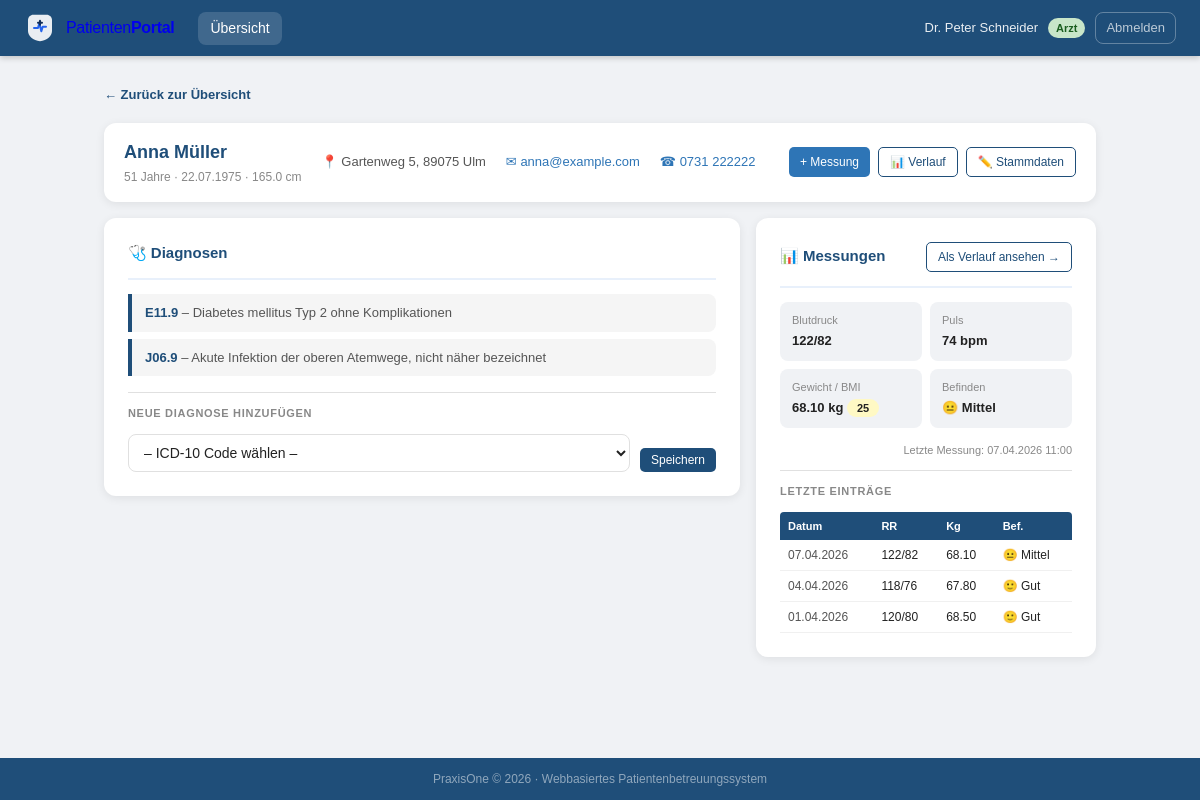
The page /patient_detail.php?id=2 (signed in) on the database its author committed.
### tables this page shows
CREATE TABLE `patienten` (
  `PID`          INT(11)      NOT NULL AUTO_INCREMENT,
  `Name`         VARCHAR(100) DEFAULT NULL,
  `Vorname`      VARCHAR(100) DEFAULT NULL,
  `Geburtsdatum` DATE         DEFAULT NULL,
  `Strasse`      VARCHAR(100) DEFAULT NULL,
  `Hausnummer`   VARCHAR(10)  DEFAULT NULL,
  `PLZ`          VARCHAR(10)  DEFAULT NULL,
  `Ort`          VARCHAR(100) DEFAULT NULL,
  `Groesse`      DECIMAL(4,1) DEFAULT NULL,
  PRIMARY KEY (`PID`)
);

CREATE TABLE `benutzer` (
  `ID`       INT(11)      NOT NULL AUTO_INCREMENT,
  `username` VARCHAR(50)  DEFAULT NULL,
  `PW_Hash`  VARCHAR(255) DEFAULT NULL,
  `Rolle`    ENUM('Pat','Ass','Arzt') DEFAULT NULL,
  `Email`    VARCHAR(100) DEFAULT NULL,
  `Telefon`  VARCHAR(20)  DEFAULT NULL,
  PRIMARY KEY (`ID`)
);

CREATE TABLE `diag_pro_pat` (
  `DPID`    INT(11)     NOT NULL AUTO_INCREMENT,
  `Pat_ID`  INT(11)     DEFAULT NULL,
  `Arzt_ID` INT(11)     DEFAULT NULL,
  `ICD`     VARCHAR(10) DEFAULT NULL,
  PRIMARY KEY (`DPID`),
  KEY `Pat_ID` (`Pat_ID`), KEY `Arzt_ID` (`Arzt_ID`), KEY `ICD` (`ICD`),
  CONSTRAINT `diag_pro_pat_ibfk_1` FOREIGN KEY (`Pat_ID`)  REFERENCES `patienten` (`PID`),
  CONSTRAINT `diag_pro_pat_ibfk_2` FOREIGN KEY (`Arzt_ID`) REFERENCES `arzt` (`AID`) ON DELETE CASCADE ON UPDATE CASCADE,
  CONSTRAINT `diag_pro_pat_ibfk_3` FOREIGN KEY (`ICD`)     REFERENCES `icd_codes` (`Code`)
);

CREATE TABLE `icd_codes` (
  `Code` VARCHAR(10) NOT NULL,
  `Text` TEXT        DEFAULT NULL,
  PRIMARY KEY (`Code`)
);

CREATE TABLE `messungen` (
  `MID`      INT(11)      NOT NULL AUTO_INCREMENT,
  `PID`      INT(11)      DEFAULT NULL,
  `Datum`    DATETIME     DEFAULT CURRENT_TIMESTAMP,
  `Gewicht`  DECIMAL(5,2) DEFAULT NULL,
  `RR`       VARCHAR(10)  DEFAULT NULL,
  `P`        INT(11)      DEFAULT NULL,
  `Befinden` INT(11)      DEFAULT NULL,
  PRIMARY KEY (`MID`),
  KEY `PID` (`PID`),
  CONSTRAINT `messungen_ibfk_1` FOREIGN KEY (`PID`) REFERENCES `patienten` (`PID`)
    ON DELETE CASCADE ON UPDATE CASCADE
);

### Includes/functions.php (called while the page is built, shortened)
<?php
function bmi_berechnen(?float $gewicht, ?float $groesse_cm): ?float {
    $g = $groesse_cm / 100;
    return round($gewicht / ($g * $g), 1);
}
function bmi_klasse(?float $bmi): string {
    if ($bmi <= 29.9) return 'uebergewicht';
    return 'adipositas';
}
function bmi_farbe(?float $bmi): string {
    return match(bmi_klasse($bmi)) {
        'untergewicht' => '#b3d4f5',
        'normal'       => '#c8e6c9',
        'uebergewicht' => '#fff9c4',
        'adipositas'   => '#ffcdd2',
        default        => '#e0e0e0'
    };
}
function rr_status(?string $rr): string {
    [$sys, $dia] = explode('/', $rr);
    return 'normal';
}
function befinden_text(int $wert): string {
    return match($wert) {
        1 => '😞 Sehr schlecht', 2 => '😕 Schlecht', 3 => '😐 Mittel',
        4 => '🙂 Gut',           5 => '😄 Sehr gut', default => '–'
    };
}
function datum_formatieren(?string $datum, bool $uhrzeit = false): string {
    return date($uhrzeit ? 'd.m.Y H:i' : 'd.m.Y', strtotime($datum));
}
function alter_berechnen(?string $geburtsdatum): ?int {
    return (new DateTime())->diff(new DateTime($geburtsdatum))->y;
}
function adresse_formatieren(array $patient): string {
    $teile = [];
    if (!empty($patient['Strasse']))    $teile[] = $patient['Strasse'] . ' ' . ($patient['Hausnummer'] ?? '');
    if (!empty($patient['PLZ']))        $teile[] = $patient['PLZ'] . ' ' . ($patient['Ort'] ?? '');
    return implode(', ', array_filter($teile)) ?: '–';
}

### patient_detail.php (the view, shortened to what this page needs)
<?php
require_once "Includes/functions.php";
require_once "Config/db.php";
$pid = (int)$_GET['id'];
$stmt = $pdo->prepare("SELECT * FROM patienten WHERE PID=:pid");
$stmt->execute([':pid'=>$pid]); $patient = $stmt->fetch();
$stmt_b = $pdo->prepare("SELECT Email, Telefon FROM benutzer WHERE ID=:id");
$stmt_b->execute([':id'=>$pid]); $benutz = $stmt_b->fetch();
$messungen = $pdo->prepare("SELECT * FROM messungen WHERE PID=:pid ORDER BY Datum DESC");
$messungen->execute([':pid'=>$pid]); $messungen = $messungen->fetchAll();
$diagnosen = $pdo->prepare("SELECT d.*, i.Text AS bezeichnung FROM diag_pro_pat d
    JOIN icd_codes i ON i.Code = d.ICD WHERE d.Pat_ID=:pid ORDER BY d.DPID DESC");
$diagnosen->execute([':pid'=>$pid]); $diagnosen = $diagnosen->fetchAll();
$groesse   = $patient['Groesse'] ?: null;
$alter     = alter_berechnen($patient['Geburtsdatum'] ?? null);
$letzte = $messungen[0] ?? null;
$letzter_bmi = $letzte ? bmi_berechnen($letzte['Gewicht'], $groesse) : null;
require_once "Includes/header.php";
?>
<a class="link-zurueck" href="dashboard_arzt.php">← Zurück zur Übersicht</a>
<div class="card" style="margin-bottom:16px; padding:16px 20px;">
    <div style="display:flex; align-items:center; justify-content:space-between; flex-wrap:wrap; gap:12px;">
        <div style="display:flex; align-items:center; gap:20px; flex-wrap:wrap;">
            <div>
                <div style="font-size:18px; font-weight:700; color:var(--blau-dunkel)">
                    <?= htmlspecialchars($patient['Vorname'] . ' ' . $patient['Name']) ?>
                </div>
                <div style="font-size:12px; color:var(--text-hell); margin-top:2px;">
                    <?= $alter ? $alter . ' Jahre' : '' ?>
                    <?= ($alter && $patient['Geburtsdatum']) ? ' · ' : '' ?>
                    <?= $patient['Geburtsdatum'] ? datum_formatieren($patient['Geburtsdatum']) : '' ?>
                    <?= $groesse ? ' · ' . $groesse . ' cm' : '' ?>
                </div>
            </div>
            <div style="display:flex; gap:20px; flex-wrap:wrap; font-size:13px; color:var(--text-mittel);">
                <?php if ($patient['Strasse'] ?? ''): ?>
                <span>📍 <?= htmlspecialchars(adresse_formatieren($patient)) ?></span>
                <?php endif; ?>
                <?php if (!empty($benutz['Email'])): ?>
                <a href="mailto:<?= htmlspecialchars($benutz['Email']) ?>" style="color:var(--blau-mittel);text-decoration:none;">
                    ✉ <?= htmlspecialchars($benutz['Email']) ?>
                </a>
                <?php endif; ?>
                <?php if (!empty($benutz['Telefon'])): ?>
                <a href="tel:<?= htmlspecialchars($benutz['Telefon']) ?>" style="color:var(--blau-mittel);text-decoration:none;">
                    ☎ <?= htmlspecialchars($benutz['Telefon']) ?>
                </a>
                <?php endif; ?>
            </div>
        </div>
        <div style="display:flex; gap:8px; flex-wrap:wrap; flex-shrink:0;">
            <a class="btn btn-sm btn-secondary" href="messung.php?pid=<?= $pid ?>">+ Messung</a>
            <a class="btn btn-sm btn-outline"   href="verlauf.php?id=<?= $pid ?>">📊 Verlauf</a>
            <a class="btn btn-sm btn-outline"   href="stammdaten_fachkraft.php?pid=<?= $pid ?>">✏️ Stammdaten</a>
        </div>
    </div>
</div>
<div style="display:grid; grid-template-columns:1fr 340px; gap:16px; align-items:start;">
    <div class="card" style="margin-bottom:0;">
        <div class="card-header" style="margin-bottom:14px;">
            <h2 style="font-size:15px;">🩺 Diagnosen</h2>
        </div>
        <?php if (empty($diagnosen)): ?>
            <p style="color:var(--text-hell); font-size:13px; margin-bottom:16px;">Noch keine Diagnosen eingetragen.</p>
        <?php else: ?>
            <div style="margin-bottom:16px;">
                <?php foreach ($diagnosen as $d): ?>
                <div class="diagnose-box" style="padding:9px 13px; margin-bottom:7px; font-size:13px;">
                    <strong style="color:var(--blau-dunkel);"><?= htmlspecialchars($d['ICD']) ?></strong>
                    <span style="color:var(--text-mittel)"> – <?= htmlspecialchars($d['bezeichnung']) ?></span>
                </div>
                <?php endforeach; ?>
            </div>
        <?php endif; ?>
        <hr class="trenner" style="margin:12px 0;">
        <div class="section-title">Neue Diagnose hinzufügen</div>
        <form method="POST" action="" style="display:flex; gap:10px; align-items:flex-end; flex-wrap:wrap;">
            <div class="form-group" style="flex:1; min-width:220px; margin-bottom:0;">
                <select id="icd_code" name="icd_code" required>
                    <option value="">– ICD-10 Code wählen –</option>
                </select>
            </div>
            <button type="submit" class="btn btn-sm" style="margin-bottom:0;">Speichern</button>
        </form>
    </div>
    <div class="card" style="margin-bottom:0;">
        <div class="card-header" style="margin-bottom:14px;">
            <h2 style="font-size:15px;">📊 Messungen</h2>
            <a class="btn btn-sm btn-outline" href="verlauf.php?id=<?= $pid ?>">Als Verlauf ansehen →</a>
        </div>
        <?php if (empty($messungen)): ?>
            <p style="color:var(--text-hell); font-size:13px; text-align:center; padding:20px 0;">Noch keine Einträge.</p>
        <?php else: ?>
            <?php if ($letzte):
                $rr_w = rr_status($letzte['RR']); ?>
            <div style="display:grid; grid-template-columns:1fr 1fr; gap:8px; margin-bottom:14px;">
                <div style="background:var(--grau-bg); border-radius:var(--radius); padding:10px 12px; font-size:13px;">
                    <div style="font-size:11px; color:var(--text-hell); margin-bottom:3px;">Blutdruck</div>
                    <strong class="<?= $rr_w === 'kritisch' ? 'warn-kritisch' : ($rr_w === 'erhoeht' ? 'warn-erhoeht' : '') ?>">
                        <?= htmlspecialchars($letzte['RR'] ?? '–') ?>
                    </strong>
                </div>
                <div style="background:var(--grau-bg); border-radius:var(--radius); padding:10px 12px; font-size:13px;">
                    <div style="font-size:11px; color:var(--text-hell); margin-bottom:3px;">Puls</div>
                    <strong><?= $letzte['P'] ? $letzte['P'] . ' bpm' : '–' ?></strong>
                </div>
                <div style="background:var(--grau-bg); border-radius:var(--radius); padding:10px 12px; font-size:13px;">
                    <div style="font-size:11px; color:var(--text-hell); margin-bottom:3px;">Gewicht / BMI</div>
                    <strong>
                        <?= $letzte['Gewicht'] ? $letzte['Gewicht'] . ' kg' : '–' ?>
                        <?php if ($letzter_bmi): ?>
                            <span class="bmi-pill" style="background:<?= bmi_farbe($letzter_bmi) ?>; font-size:11px;">
                                <?= $letzter_bmi ?>
                            </span>
                        <?php endif; ?>
                    </strong>
                </div>
                <div style="background:var(--grau-bg); border-radius:var(--radius); padding:10px 12px; font-size:13px;">
                    <div style="font-size:11px; color:var(--text-hell); margin-bottom:3px;">Befinden</div>
                    <strong><?= befinden_text((int)$letzte['Befinden']) ?></strong>
                </div>
            </div>
            <div style="font-size:11px; color:var(--text-hell); text-align:right; margin-bottom:12px;">
                Letzte Messung: <?= datum_formatieren($letzte['Datum'], true) ?>
            </div>
            <?php endif; ?>
            <hr class="trenner" style="margin:10px 0 12px 0;">
            <div class="section-title">Letzte Einträge</div>
            <table style="font-size:12px; width:100%;">
                <thead>
                    <tr>
                        <th style="background:var(--blau-dunkel); color:white; padding:6px 8px; font-size:11px; font-weight:600; border-radius:4px 0 0 0;">Datum</th>
                        <th style="background:var(--blau-dunkel); color:white; padding:6px 8px; font-size:11px; font-weight:600;">RR</th>
                        <th style="background:var(--blau-dunkel); color:white; padding:6px 8px; font-size:11px; font-weight:600;">Kg</th>
                        <th style="background:var(--blau-dunkel); color:white; padding:6px 8px; font-size:11px; font-weight:600; border-radius:0 4px 0 0;">Bef.</th>
                    </tr>
                </thead>
                <tbody>
                <?php foreach (array_slice($messungen, 0, 4) as $m):
                    $rr_w = rr_status($m['RR']); ?>
                <tr>
                    <td style="padding:6px 8px; border-bottom:1px solid #f0f0f0; color:var(--text-mittel);">
                        <?= datum_formatieren($m['Datum']) ?>
                    </td>
                    <td style="padding:6px 8px; border-bottom:1px solid #f0f0f0;"
                        class="<?= $rr_w === 'kritisch' ? 'warn-kritisch' : ($rr_w === 'erhoeht' ? 'warn-erhoeht' : '') ?>">
                        <?= htmlspecialchars($m['RR'] ?? '–') ?>
                    </td>
                    <td style="padding:6px 8px; border-bottom:1px solid #f0f0f0;">
                        <?= $m['Gewicht'] ? $m['Gewicht'] : '–' ?>
                    </td>
                    <td style="padding:6px 8px; border-bottom:1px solid #f0f0f0;">
                        <?= befinden_text((int)$m['Befinden']) ?>
                    </td>
                </tr>
                <?php endforeach; ?>
                </tbody>
            </table>
        <?php endif; ?>
    </div>
</div>
<?php require_once "Includes/footer.php"; ?>

### Assets/css/style.css (style rules this page uses)
*, *::before, *::after { box-sizing: border-box; margin: 0; padding: 0; }
:root { --blau-dunkel: #1F4E79; --blau-mittel: #2E75B6; --blau-hell: #5b9bd5; --blau-bg: #e8f0fb; --grau-bg: #f0f2f5; --grau-rand: #e0e0e0; --text-dunkel: #222; --text-mittel: #555; --text-hell: #888; --rot: #a32d2d; --rot-bg: #fde8e8; --gruen: #2d6a3f; --gruen-bg: #e6f4ea; --gelb-bg: #fff3cd; --gelb-text: #856404; --radius: 8px; --radius-lg: 12px; --shadow: 0 2px 10px rgba(0,0,0,0.08); }
body { font-family: Arial, Helvetica, sans-serif; background: var(--grau-bg); color: var(--text-dunkel); font-size: 14px; line-height: 1.5; min-height: 100vh; display: flex; flex-direction: column; }
.card { background: white; border-radius: var(--radius-lg); padding: 24px; box-shadow: var(--shadow); margin-bottom: 24px; }
.card-header { display: flex; align-items: center; justify-content: space-between; margin-bottom: 20px; padding-bottom: 14px; border-bottom: 2px solid var(--blau-bg); }
.card-header h2, .card-header h3 { margin: 0; color: var(--blau-dunkel); font-size: 17px; }
h2 { color: var(--blau-dunkel); font-size: 18px; margin-bottom: 16px; }
table { width: 100%; border-collapse: collapse; font-size: 14px; }
thead th { background: var(--blau-dunkel); color: white; padding: 10px 12px; text-align: left; font-size: 13px; font-weight: 600; }
thead th:first-child { border-radius: var(--radius) 0 0 0; }
thead th:last-child { border-radius: 0 var(--radius) 0 0; }
tbody td { padding: 10px 12px; border-bottom: 1px solid #f0f0f0; vertical-align: middle; }
tbody tr:last-child td { border-bottom: none; }
.form-group { margin-bottom: 16px; }
input[type=text], input[type=email], input[type=tel], input[type=number], input[type=password], input[type=date], input[type=datetime-local], select, textarea { width: 100%; padding: 9px 11px; border: 1px solid var(--grau-rand); border-radius: var(--radius); font-size: 14px; font-family: inherit; color: var(--text-dunkel); transition: border-color 0.15s, box-shadow 0.15s; background: white; }
.btn { display: inline-flex; align-items: center; gap: 6px; padding: 9px 20px; background: var(--blau-dunkel); color: white; border: none; border-radius: var(--radius); font-size: 14px; font-family: inherit; cursor: pointer; text-decoration: none; transition: background 0.15s; white-space: nowrap; }
.btn-sm { padding: 5px 11px; font-size: 12px; border-radius: 5px; }
.btn-secondary { background: var(--blau-mittel); }
.btn-outline { background: transparent; color: var(--blau-dunkel); border: 1px solid var(--blau-dunkel); }
.bmi-pill { padding: 3px 10px; border-radius: 12px; font-size: 12px; }
.diagnose-box { background: #f5f5f5; border-left: 4px solid var(--blau-dunkel); padding: 12px 16px; margin-bottom: 10px; border-radius: 0 var(--radius) var(--radius) 0; font-size: 14px; }
hr.trenner { border: none; border-top: 1px solid var(--grau-rand); margin: 20px 0; }
.section-title { font-size: 11px; text-transform: uppercase; letter-spacing: 0.7px; color: var(--text-hell); margin-bottom: 12px; font-weight: 600; }
.link-zurueck { display: inline-block; margin-bottom: 18px; color: var(--blau-dunkel); text-decoration: none; font-size: 13px; font-weight: 600; }

### rows shown on the page
patienten: Vorname+Name "Anna Müller", Geburtsdatum "51", Geburtsdatum "22.07.1975", Groesse "165.0"
benutzer: Email "anna@example.com", Telefon "0731 222222"
diag_pro_pat: ICD "E11.9", ICD.Text "Diabetes mellitus Typ 2 ohne Komplikationen"
diag_pro_pat: ICD "J06.9", ICD.Text "Akute Infektion der oberen Atemwege, nicht näher bezeichnet"
messungen: RR "122/82", P "74", Gewicht "68.10", Gewicht.Groesse "25", Befinden "😐 Mittel", Datum "07.04.2026 11:00", Datum "07.04.2026"
messungen: Datum "04.04.2026", RR "118/76", Gewicht "67.80", Befinden "🙂 Gut"
messungen: Datum "01.04.2026", RR "120/80", Gewicht "68.50", Befinden "🙂 Gut"

### other values the page prints
$__user['name'] "Peter Schneider"
adresse_formatieren($patient) "Gartenweg 5, 89075 Ulm"
